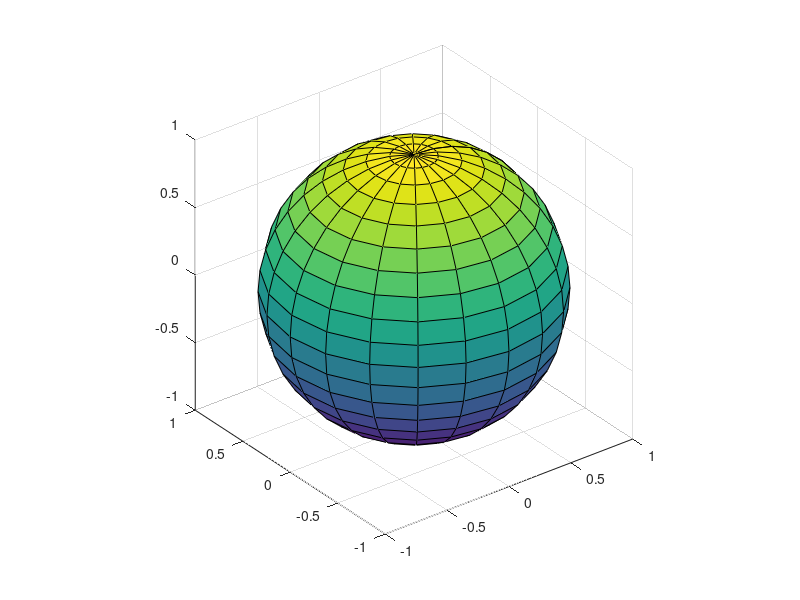
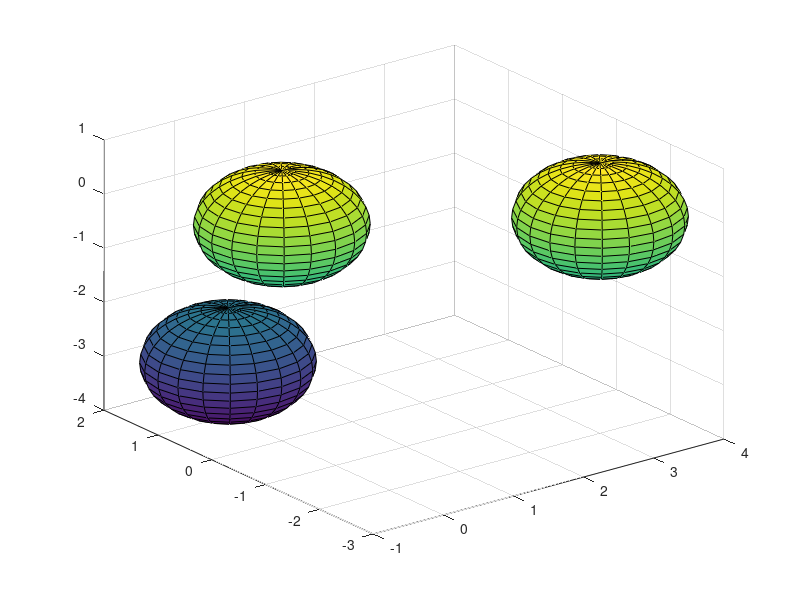

Recreate these plots in MATLAB, in order.
figure
sphere
axis equal

figure
[x,y,z] = sphere
surf(x,y,z)  % sphere centered at origin
hold on
surf(x+3,y-2,z)  % sphere centered at (3,-2,0)
surf(x,y+1,z-3)  % sphere centered at (0,1,-3)
%daspect([1 1 1])
